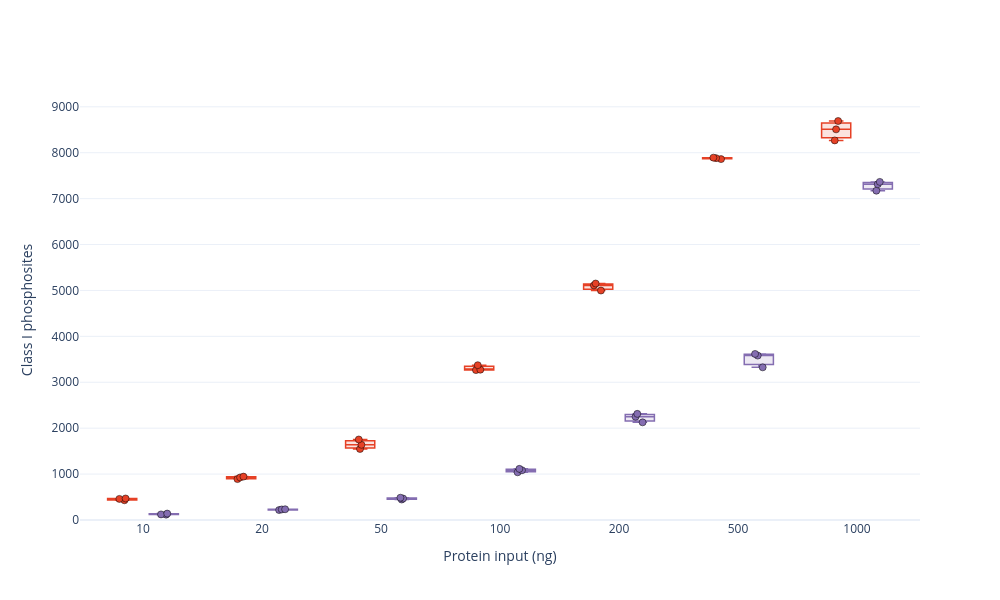

The code cell stored with this chart in its notebook:
### Markdown cell above
# Figure 4a
Class I phosphosite depth across the protein-input dilution series for fresh-frozen (FF) and FFPE mouse brain (n=3 per input). Strict per-run Class I, multiplicity collapsed, localization enforced.

### Code cell
# Figure 4a - Class I phosphosite depth vs input, FF and FFPE (grouped box + points, n=3).
ff_counts   = {ng: list(count_sites_per_sample_ptm_report(ff[ng]).values())   for ng in INPUTS}
ffpe_counts = {ng: list(count_sites_per_sample_ptm_report(ffpe[ng]).values()) for ng in INPUTS}

summary = pd.DataFrame({
    'FF_mean':   [int(np.mean(ff_counts[ng]))   for ng in INPUTS],
    'FFPE_mean': [int(np.mean(ffpe_counts[ng])) for ng in INPUTS],
}, index=INPUTS)
summary['FF/FFPE'] = (summary['FF_mean'] / summary['FFPE_mean']).round(2)
summary.index.name = 'input_ng'
print(summary.to_string())

xcat = [str(n) for n in INPUTS]
fig = go.Figure()
for label, counts, color in [('Fresh-frozen', ff_counts, FF_COLOR), ('FFPE', ffpe_counts, FFPE_COLOR)]:
    fig.add_trace(go.Box(
        y=[v for ng in INPUTS for v in counts[ng]],
        x=[str(ng) for ng in INPUTS for _ in counts[ng]],
        name=label, boxpoints='all', jitter=0.3, pointpos=0,
        marker=dict(size=7, color=color, line=dict(width=0.5, color='black')),
        line=dict(color=color, width=1.5), fillcolor=_hex_to_rgba(color, 0.15),
    ))
fig.update_layout(width=1000, height=600, template='plotly_white', boxmode='group',
                  xaxis_title='Protein input (ng)', yaxis_title='Class I phosphosites', showlegend = False)
fig.update_xaxes(categoryorder='array', categoryarray=xcat)
fig.update_yaxes(rangemode='tozero')
fig.show()
fig.write_image(r'figures/figure4/figure4a.pdf', width=1000, height=600)

### Figure 1 — Plotly figure (JSON) as saved in the notebook; plotly's stock layout.template omitted (floating-point values rounded to 4 significant figures)
{"data": [{"boxpoints": "all", "fillcolor": "rgba(230, 65, 38, 0.15)", "jitter": 0.3, "line": {"color": "#e64126", "width": 1.5}, "marker": {"color": "#e64126", "line": {"color": "black", "width": 0.5}, "size": 7}, "name": "Fresh-frozen", "pointpos": 0, "type": "box", "x": ["10", "10", "10", "20", "20", "20", "50", "50", "50", "100", "100", "100", "200", "200", "200", "500", "500", "500", "1000", "1000", "1000"], "y": [430, 460, 469, 927, 891, 945, 1547, 1638, 1754, 3265, 3274, 3372, 4998, 5151, 5109, 7893, 7861, 7882, 8691, 8509, 8268]}, {"boxpoints": "all", "fillcolor": "rgba(132, 109, 177, 0.15)", "jitter": 0.3, "line": {"color": "#846db1", "width": 1.5}, "marker": {"color": "#846db1", "line": {"color": "black", "width": 0.5}, "size": 7}, "name": "FFPE", "pointpos": 0, "type": "box", "x": ["10", "10", "10", "20", "20", "20", "50", "50", "50", "100", "100", "100", "200", "200", "200", "500", "500", "500", "1000", "1000", "1000"], "y": [140, 117, 122, 234, 217, 230, 468, 446, 486, 1083, 1039, 1114, 2312, 2127, 2249, 3581, 3325, 3617, 7313, 7365, 7173]}], "layout": {"boxmode": "group", "height": 600, "showlegend": false, "width": 1000, "xaxis": {"categoryarray": ["10", "20", "50", "100", "200", "500", "1000"], "categoryorder": "array", "title": {"text": "Protein input (ng)"}}, "yaxis": {"rangemode": "tozero", "title": {"text": "Class I phosphosites"}}}}
